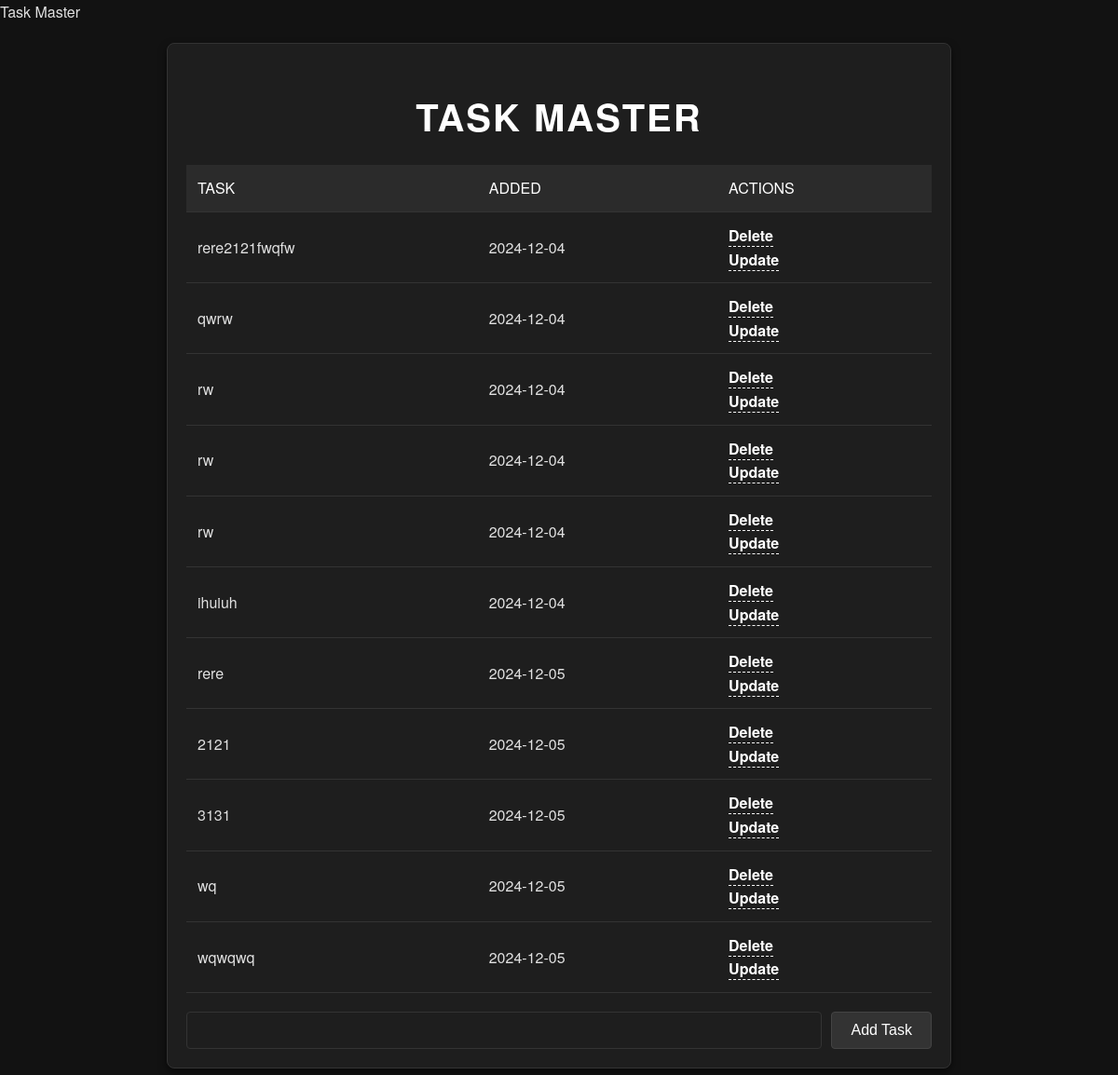
The page / on the database its author committed.
### app.py (models this page shows, shortened)
class Todo(db.Model):
    id = db.Column(db.Integer, primary_key=True)
    content = db.Column(db.String(200), nullable=False)
    date_created = db.Column(db.DateTime, default=datetime.utcnow())

### app.py (the view)
@app.route('/', methods=['POST', 'GET'])
def index():
    if request.method == 'POST':
        task_content = request.form['content']
        new_task = Todo(content=task_content)
        print(task_content)
        try:
            db.session.add(new_task)
            db.session.commit()
            return redirect('/')
        except:
            return "There was an issue adding your task"
    else:
        tasks = Todo.query.order_by(Todo.date_created).all()
        return render_template('index.html', tasks=tasks)

### templates/index.html
{% extends 'base.html' %}
{% block head %}
<title>Task Master</title>
{% endblock %}
{% block body %}
<div class="content">
    <h1>Task Master</h1>
    {% if tasks|length < 1 %}
    <h4>There are no tasks. Create one below</h4>
    {% else %}
    <table>
        <tr>
            <th>Task</th>
            <th>Added</th>
            <th>Actions</th>
        </tr>
        {% for task in tasks %}
        <tr>
            <td>{{ task.content }}</td>
            <td>{{ task.date_created.date() }}</td>
            <td>
                <a href="/delete/{{ task.id }}">Delete</a>
                <br>
                <a href="/update/{{ task.id }}">Update</a>
            </td>
        </tr>
        {% endfor %}
    </table>
    {% endif %}
    <form action="/" method="POST">
        <input type="text" name="content" id="content">
        <input type="submit" value="Add Task">
    </form>
</div>
{% endblock %}

### templates/base.html (shortened to what this page needs)
<!DOCTYPE html>
<html lang="en">
<head>
    <link rel="stylesheet" href="{{ url_for('static', filename='css/main.css') }}"
    {% block head %}{% endblock %}
</head>
<body>
    {% block body %}{% endblock %}
</body>
</html>

### static/css/main.css (style rules this page uses)
body { margin: 0; padding: 0; font-family: 'Helvetica Neue', Arial, sans-serif; background-color: #121212; color: #e0e0e0; line-height: 1.6; }
.content { max-width: 800px; margin: 20px auto; padding: 20px; background: #1e1e1e; box-shadow: 0 4px 8px rgba(0, 0, 0, 0.5); border-radius: 8px; border: 1px solid #333; }
h1 { text-align: center; color: #ffffff; font-size: 2.5em; margin-bottom: 20px; letter-spacing: 2px; text-transform: uppercase; }
table { width: 100%; border-collapse: collapse; margin-bottom: 20px; }
table th, table td { padding: 12px; text-align: left; border-bottom: 1px solid #333; }
table th { background-color: #2b2b2b; color: #ffffff; text-transform: uppercase; font-weight: normal; }
table td a { text-decoration: none; color: #ffffff; font-weight: bold; border-bottom: 1px dashed #ffffff; }
form { display: flex; flex-direction: row; justify-content: space-between; gap: 10px; }
form input[type="text"] { flex: 1; padding: 10px; font-size: 16px; border: 1px solid #333; border-radius: 4px; background-color: #1e1e1e; color: #ffffff; }
form input[type="text"]::placeholder { color: #888; }
form input[type="submit"] { background-color: #333; color: #ffffff; padding: 10px 20px; font-size: 16px; border: 1px solid #444; border-radius: 4px; cursor: pointer; transition: background-color 0.3s, color 0.3s; }

### rows shown on the page
Todo: content "rere2121fwqfw", date_created "2024-12-04"
Todo: content "qwrw", date_created "2024-12-04"
Todo: content "rw", date_created "2024-12-04"
Todo: content "rw", date_created "2024-12-04"
Todo: content "rw", date_created "2024-12-04"
Todo: content "ihuiuh", date_created "2024-12-04"
Todo: content "rere", date_created "2024-12-05"
Todo: content "2121", date_created "2024-12-05"
Todo: content "3131", date_created "2024-12-05"
Todo: content "wq", date_created "2024-12-05"
Todo: content "wqwqwq", date_created "2024-12-05"
